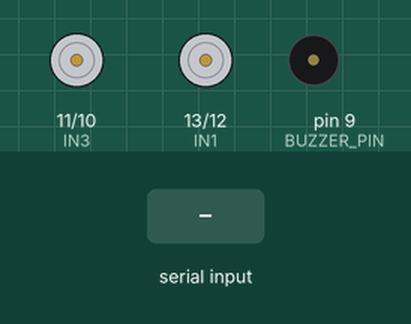
This sketch was run on a simulated Arduino Uno, built with avr-gcc and run on an emulated ATmega328P. Parts: motor-driver pin pairs drawn as motors (green arrow = first pin HIGH = forward, orange = second pin HIGH = backward, longer = more drive), buzzer (waves = sounding, pin HIGH). The test bench sets the inputs (shaded band).

Above: at 1.2 s.
1.3 s: "F" received over Serial
At 1.9 s:
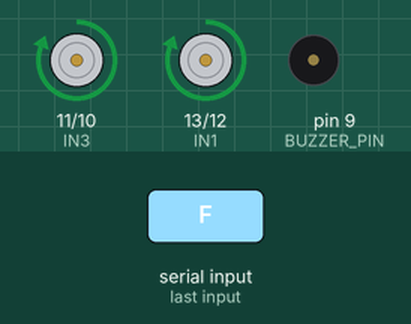
2.8 s: "B" received over Serial
At 4.0 s:
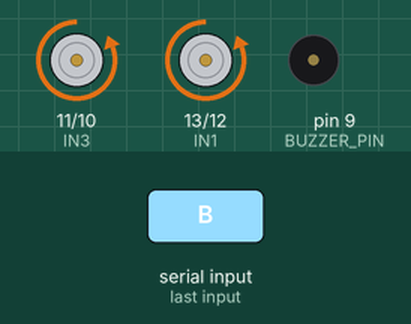
4.3 s: "R" received over Serial
At 5.4 s:
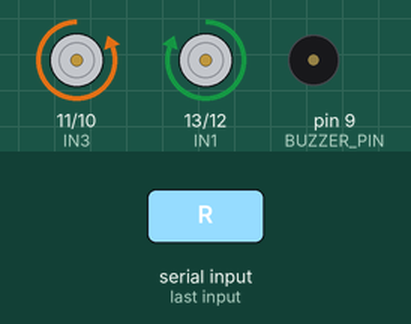
5.8 s: "L" received over Serial
At 6.5 s:
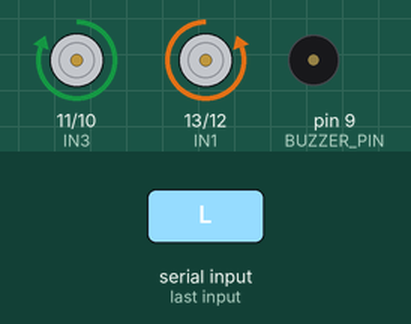
7.3 s: "Y" received over Serial
At 7.7 s:
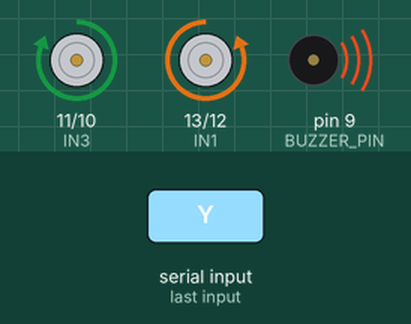
Timing chart, 0 to 10.3 s (numbered marks = the images above; inputs shaded):
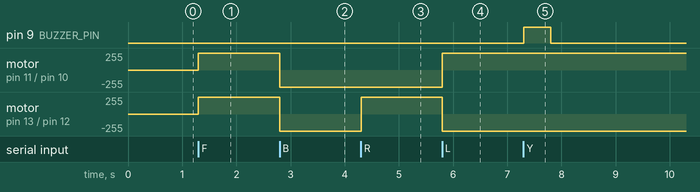

Measured:
- after the input at 1.3 s, motor on pin 11 (IN3) / pin 10 (IN4), motor on pin 13 (IN1) / pin 12 (IN2): stopped → forward 255/255 at once
- after the input at 2.8 s, motor on pin 11 (IN3) / pin 10 (IN4), motor on pin 13 (IN1) / pin 12 (IN2): forward 255/255 → backward 255/255 at once
- after the input at 4.3 s, motor on pin 13 (IN1) / pin 12 (IN2): backward 255/255 → forward 255/255 at once
- after the input at 5.8 s, motor on pin 11 (IN3) / pin 10 (IN4): backward 255/255 → forward 255/255 at once; motor on pin 13 (IN1) / pin 12 (IN2): forward 255/255 → backward 255/255 at once
- after the input at 7.3 s, pin 9 (BUZZER_PIN): LOW → HIGH at once, → LOW 0.50 s later

The sketch:

Bluetooth_RC_Car.ino
```cpp
// Pin definitions
#define IN1  13         // Motor driver pin IN1 connected to pin 13
#define IN2  12         // Motor driver pin IN2 connected to pin 12
#define IN3  11         // Motor driver pin IN3 connected to pin 11
#define IN4  10         // Motor driver pin IN4 connected to pin 10
#define BUZZER_PIN 9    // Buzzer connected to pin 9

// Function prototypes
void moveForward();
void moveBackward();
void turnRight();
void turnLeft();
void stopMotors();
void soundHorn();

void setup() {
  // Initialize motor driver pins as outputs
  pinMode(IN1, OUTPUT);
  pinMode(IN2, OUTPUT);
  pinMode(IN3, OUTPUT);
  pinMode(IN4, OUTPUT);
  pinMode(BUZZER_PIN, OUTPUT);

  // Initialize serial communication for Bluetooth module
  Serial.begin(9600);
}

void loop() {
  if (Serial.available() > 0) {
    char command = Serial.read(); // Read incoming Bluetooth command

    switch (command) {
      case 'F':
        moveForward();
        break;
      case 'B':
        moveBackward();
        break;
      case 'R':
        turnRight();
        break;
      case 'L':
        turnLeft();
        break;
      case 'Y':
        soundHorn();
        break;
      default:
        stopMotors();
        break;
    }
  }
}

// Move the car forward (both motors forward)
void moveForward() {
  digitalWrite(IN1, HIGH);
  digitalWrite(IN2, LOW);
  digitalWrite(IN3, HIGH);
  digitalWrite(IN4, LOW);
}

// Move the car backward (both motors backward)
void moveBackward() {
  digitalWrite(IN1, LOW);
  digitalWrite(IN2, HIGH);
  digitalWrite(IN3, LOW);
  digitalWrite(IN4, HIGH);
}

// Turn the car right (left motor forward, right motor backward)
void turnRight() {
  digitalWrite(IN1, HIGH);
  digitalWrite(IN2, LOW);
  digitalWrite(IN3, LOW);
  digitalWrite(IN4, HIGH);
}

// Turn the car left (right motor forward, left motor backward)
void turnLeft() {
  digitalWrite(IN1, LOW);
  digitalWrite(IN2, HIGH);
  digitalWrite(IN3, HIGH);
  digitalWrite(IN4, LOW);
}

// Stop all motors
void stopMotors() {
  digitalWrite(IN1, LOW);
  digitalWrite(IN2, LOW);
  digitalWrite(IN3, LOW);
  digitalWrite(IN4, LOW);
}

// Activate the buzzer (horn)
void soundHorn() {
  digitalWrite(BUZZER_PIN, HIGH);
  delay(500); // Sound for 0.5 seconds
  digitalWrite(BUZZER_PIN, LOW);
}
```
